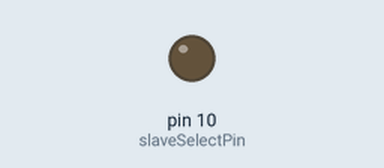
The sketch below on a simulated Arduino Uno, built with avr-gcc and run on an emulated ATmega328P. Shown: output pins drawn as LEDs (lit = HIGH). What the sketch prints to the serial monitor is not drawn.

Above: at 0.1 s.
At 3.2 s:
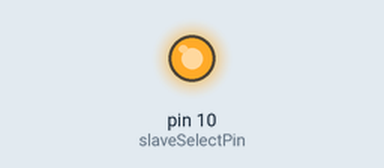
Timing chart, 0 to 4.7 s (numbered marks = the images above):
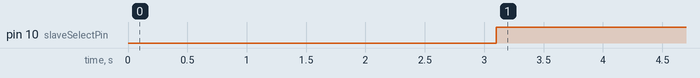

The sketch:

rs232withSerial.ino
```cpp
#include <SPI.h>
#include <String.h>
/* Author: Marshall Seid and Hung Ngyuyen
 * Prototyping Lab Calit2
 * Date: May 30th, 2015
 * Sources of help: Frank Cardone
 */

//Constants for Command
const int sampleSeconds = 10;
const int ESC = 27;
const int OPERATE_MODE = 1; //Stop:0 Start:1 Starting:2 Count:3
const int _C = 67;
const int _N = 78;
const int _O = 79;
const int _R = 82;
const int _S = 83;
const int _T = 84;
const int CR = 13;
const int LF = 10;
const int PARSE_SIZE = 20;
const int ZERO = 0;

//LED Transfer Constants
const int slaveSelectPin = 10;
const int clockPin = 13;
const int numOfLEDs = 288; //Based on 2 LED Strings (Large/Small particles)

const int BLUE_BIG = 255;
const int GREEN_BIG = 0;
const int RED_BIG = 0;
const int INTENSITY_BIG= 12;

const int BLUE_SMALL = 0;
const int GREEN_SMALL = 0;
const int RED_SMALL = 0;
const int INTENSITY_SMALL = 0;
const int INTENSITY = 2;

byte setting[] = {ESC, _R, _S, CR}; //<ESC> RS <CR>
byte getSampleTime[] = {ESC, _S, _T, CR}; //<ESC>ST<CR>
byte setSampleTime[] = {ESC, _S, _T, 49, 48, 48, CR}; //<ESC>ST d<CR> 1 (49), 0 (48)
byte setNumSamples[] = {ESC, _S, _N, 50, 48, 48, CR}; //Set to 200
byte setOpMode[] = {ESC, _S, _O, OPERATE_MODE, CR};
byte setReportType[] = {ESC, _S, _R, 16, CR}; //0, 0 Raw counts, report counts when sample is completed
byte reportSamples[] = {ESC, _R, _C, CR};
char output1_c[PARSE_SIZE]; //FTS
char output2_c[PARSE_SIZE];
char filter[PARSE_SIZE];
char buf[PARSE_SIZE];
char output1_toI[PARSE_SIZE];
char output2_toI[PARSE_SIZE];

int currLeds;
void setup() {
  /* Setting up LED */
   Serial.begin(9600); //Set Baud rate at 9600   **Need this for serial transfer
  // set the slaveSelectPin as an output:
  pinMode (slaveSelectPin, OUTPUT);
  //initialize SPI;
  SPI.begin();
  pinMode (clockPin, OUTPUT);
  SPI.setDataMode(SPI_MODE3);


  while (!Serial) Serial.print("Serial isn't working");
  Serial.write(setSampleTime, sizeof(setSampleTime)); //Set Sample time
  Serial.write(setNumSamples, sizeof(setNumSamples)); //Set number of samples to infinity
  Serial.println("Set Num samples");
  //Setting report type to 0, 0 and seeing if theres a change in the report settings
  Serial.write(setReportType, sizeof(setReportType));
  Serial.println("Set report type to 0: Report Raw Counts, 0: Report counts when sample is completed");
  while(Serial.available() > 0) byte b = Serial.read();
  //Serial.write(setting, sizeof(setting)); //Print out report settings once
  Serial.write(getSampleTime, sizeof(getSampleTime));
  Serial.println("Finished reporting settings");
  }

void loop() {
  Serial.println();
  memset(output1_c, 0, sizeof(output1_c)); //Reset buffers each loop
  memset(output2_c, 0, sizeof(output2_c));
  memset(filter, 0, sizeof(filter));
  Serial.write(reportSamples, sizeof(reportSamples)); //Write the samples

  Serial.readBytesUntil(' ', filter, 20); //Filters out RC of resulting command
  Serial.readBytesUntil(',', output1_c, 20); //Output1 holds large particle count
  Serial.readBytesUntil('\n', output2_c, 20); //Output2 holds small particle count

  while(Serial.available() > 0 ) byte a = Serial.read(); //Flush buffer

  int output1 = atoi(output1_c); //Convert char arrays to ints
  int output2 = atoi(output2_c);
  Serial.print("*");
  Serial.print(output1); //Output1
  Serial.print("@");
  Serial.print(output2); //Output2
  Serial.print("%");

   /* Using LED's */
  digitalWrite(slaveSelectPin, LOW);
  //Start frame: 4 bytes of 0
  for (int start = 0; start < 4; start++) SPI.transfer(0);
  //Standard Input for RGB + Intensity
      for (int l = 0; l < numOfLEDs; l++) {
         int randomRed = 0;
         int randomGreen=255;
         int randomBlue = 0;
         if (l < output1) {
         SPI.transfer(randomRed);
         SPI.transfer(randomBlue);
         SPI.transfer(randomGreen);
         SPI.transfer(INTENSITY);
         }
         else {
            SPI.transfer(0);
         SPI.transfer(255);
         SPI.transfer(0);
         SPI.transfer(20);
         }
       }
   //End Frame - # of LEDs /2: bytes of 0
   for (int endF = 0; endF < numOfLEDs/2; endF++) SPI.transfer(0);
   // take the SS pin high to de-select the chip:
   digitalWrite(slaveSelectPin, HIGH);

}
```

Measured:
- by itself, pin 10 (slaveSelectPin): LOW → HIGH at 3.1 s
